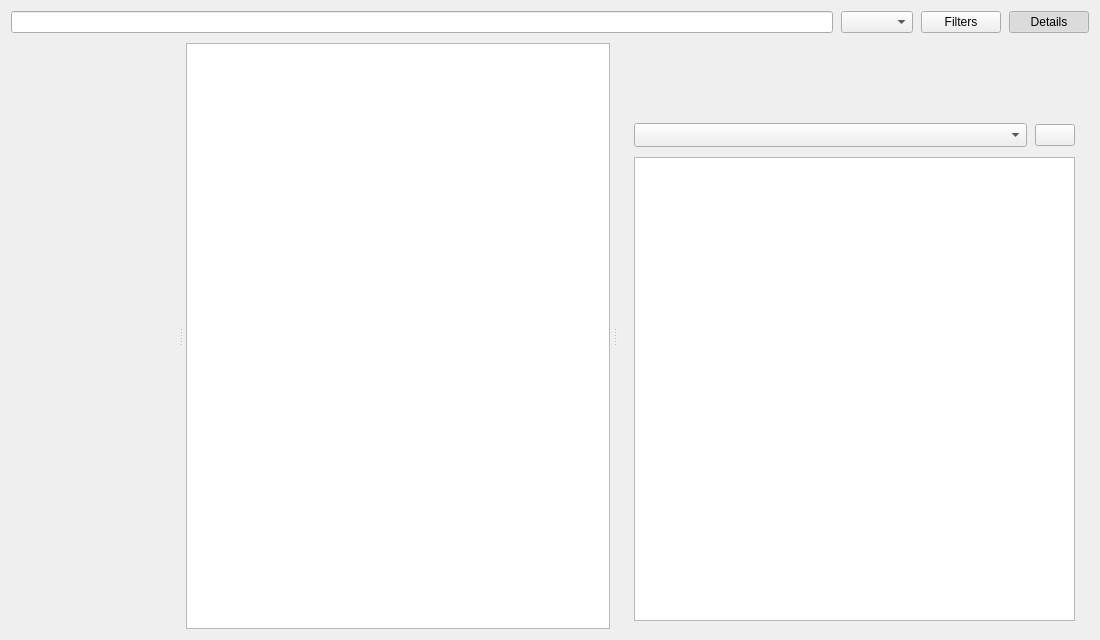
<?xml version="1.0" encoding="UTF-8"?>
<ui version="4.0">
 <class>ResourcePage</class>
 <widget class="QWidget" name="ResourcePage">
  <property name="geometry">
   <rect>
    <x>0</x>
    <y>0</y>
    <width>1100</width>
    <height>640</height>
   </rect>
  </property>
  <layout class="QVBoxLayout" name="verticalLayout">
   <property name="spacing">
    <number>10</number>
   </property>
   <item>
    <layout class="QHBoxLayout" name="horizontalLayout">
     <property name="spacing">
      <number>8</number>
     </property>
     <item>
      <widget class="QLineEdit" name="searchEdit">
       <property name="clearButtonEnabled">
        <bool>true</bool>
       </property>
      </widget>
     </item>
     <item>
      <widget class="QComboBox" name="sortByBox">
       <property name="sizeAdjustPolicy">
        <enum>QComboBox::SizeAdjustPolicy::AdjustToContents</enum>
       </property>
      </widget>
     </item>
     <item>
      <widget class="QPushButton" name="resourceFilterButton">
       <property name="text">
        <string>Filters</string>
       </property>
       <property name="checkable">
        <bool>true</bool>
       </property>
      </widget>
     </item>
     <item>
      <widget class="QPushButton" name="detailsButton">
       <property name="text">
        <string>Details</string>
       </property>
       <property name="toolTip">
        <string>Show or hide the description and versions of the picked project</string>
       </property>
       <property name="checkable">
        <bool>true</bool>
       </property>
       <property name="checked">
        <bool>true</bool>
       </property>
      </widget>
     </item>
    </layout>
   </item>
   <item>
    <widget class="QSplitter" name="splitter">
     <property name="orientation">
      <enum>Qt::Orientation::Horizontal</enum>
     </property>
     <property name="childrenCollapsible">
      <bool>false</bool>
     </property>
     <property name="handleWidth">
      <number>10</number>
     </property>
     <widget class="QWidget" name="filterWidget" native="true"/>
     <widget class="QListView" name="packView">
      <property name="horizontalScrollBarPolicy">
       <enum>Qt::ScrollBarPolicy::ScrollBarAlwaysOff</enum>
      </property>
      <property name="iconSize">
       <size>
        <width>48</width>
        <height>48</height>
       </size>
      </property>
      <property name="verticalScrollMode">
       <enum>QAbstractItemView::ScrollMode::ScrollPerPixel</enum>
      </property>
      <property name="spacing">
       <number>2</number>
      </property>
     </widget>
     <widget class="QFrame" name="detailsPanel">
      <property name="novaRole" stdset="0">
       <string notr="true">card</string>
      </property>
      <layout class="QVBoxLayout" name="detailsLayout">
       <property name="spacing">
        <number>10</number>
       </property>
       <property name="leftMargin">
        <number>14</number>
       </property>
       <property name="topMargin">
        <number>14</number>
       </property>
       <property name="rightMargin">
        <number>14</number>
       </property>
       <property name="bottomMargin">
        <number>8</number>
       </property>
       <item>
        <widget class="QWidget" name="detailsHeader" native="true">
         <layout class="QHBoxLayout" name="detailsHeaderLayout">
          <property name="spacing">
           <number>12</number>
          </property>
          <property name="leftMargin">
           <number>0</number>
          </property>
          <property name="topMargin">
           <number>0</number>
          </property>
          <property name="rightMargin">
           <number>0</number>
          </property>
          <property name="bottomMargin">
           <number>0</number>
          </property>
          <item alignment="Qt::AlignmentFlag::AlignTop">
           <widget class="QLabel" name="packIcon">
            <property name="minimumSize">
             <size>
              <width>56</width>
              <height>56</height>
             </size>
            </property>
            <property name="maximumSize">
             <size>
              <width>56</width>
              <height>56</height>
             </size>
            </property>
           </widget>
          </item>
          <item>
           <layout class="QVBoxLayout" name="detailsTitleLayout">
            <property name="spacing">
             <number>2</number>
            </property>
            <item>
             <widget class="QLabel" name="packTitle">
              <property name="wordWrap">
               <bool>true</bool>
              </property>
              <property name="openExternalLinks">
               <bool>false</bool>
              </property>
             </widget>
            </item>
            <item>
             <widget class="QLabel" name="packMeta">
              <property name="wordWrap">
               <bool>true</bool>
              </property>
              <property name="novaRole" stdset="0">
               <string notr="true">muted</string>
              </property>
             </widget>
            </item>
           </layout>
          </item>
         </layout>
        </widget>
       </item>
       <item>
        <widget class="QWidget" name="versionRow" native="true">
         <layout class="QHBoxLayout" name="versionRowLayout">
          <property name="spacing">
           <number>8</number>
          </property>
          <property name="leftMargin">
           <number>0</number>
          </property>
          <property name="topMargin">
           <number>0</number>
          </property>
          <property name="rightMargin">
           <number>0</number>
          </property>
          <property name="bottomMargin">
           <number>0</number>
          </property>
          <item>
           <widget class="QComboBox" name="versionSelectionBox">
            <property name="sizePolicy">
             <sizepolicy hsizetype="Expanding" vsizetype="Fixed">
              <horstretch>1</horstretch>
              <verstretch>0</verstretch>
             </sizepolicy>
            </property>
            <property name="minimumContentsLength">
             <number>12</number>
            </property>
            <property name="sizeAdjustPolicy">
             <enum>QComboBox::SizeAdjustPolicy::AdjustToMinimumContentsLengthWithIcon</enum>
            </property>
            <property name="toolTip">
             <string>Version selected:</string>
            </property>
           </widget>
          </item>
          <item>
           <widget class="QPushButton" name="resourceSelectionButton"/>
          </item>
         </layout>
        </widget>
       </item>
       <item>
        <widget class="ProjectDescriptionPage" name="packDescription">
         <property name="openExternalLinks">
          <bool>false</bool>
         </property>
         <property name="openLinks">
          <bool>false</bool>
         </property>
        </widget>
       </item>
      </layout>
     </widget>
    </widget>
   </item>
   <item>
    <layout class="QGridLayout" name="gridLayout_4"/>
   </item>
  </layout>
 </widget>
 <customwidgets>
  <customwidget>
   <class>ProjectDescriptionPage</class>
   <extends>QTextBrowser</extends>
   <header>ui/widgets/ProjectDescriptionPage.h</header>
  </customwidget>
 </customwidgets>
 <tabstops>
  <tabstop>searchEdit</tabstop>
  <tabstop>sortByBox</tabstop>
  <tabstop>resourceFilterButton</tabstop>
  <tabstop>packView</tabstop>
  <tabstop>versionSelectionBox</tabstop>
  <tabstop>resourceSelectionButton</tabstop>
  <tabstop>packDescription</tabstop>
 </tabstops>
 <resources/>
 <connections/>
</ui>
